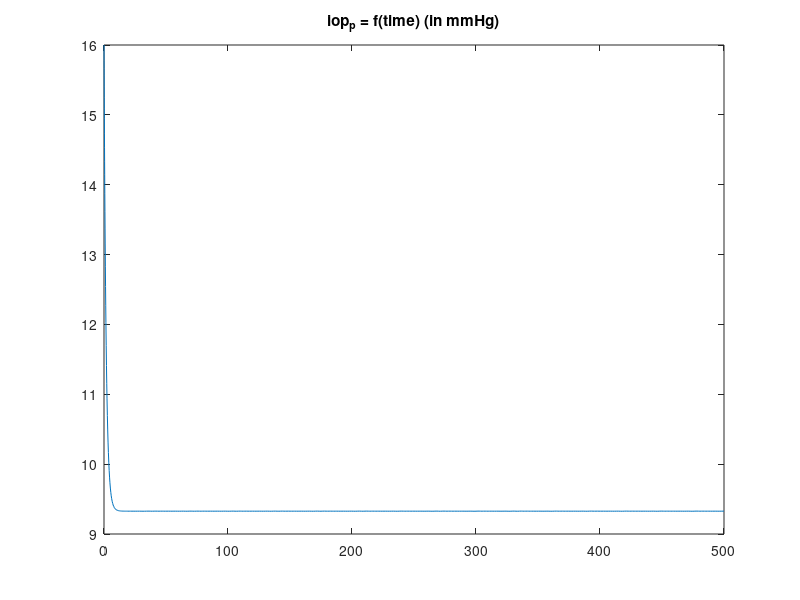
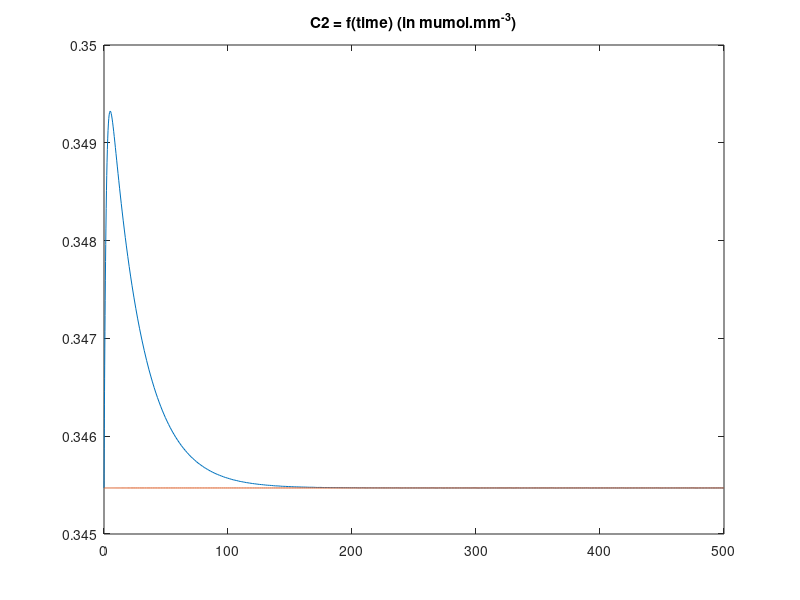
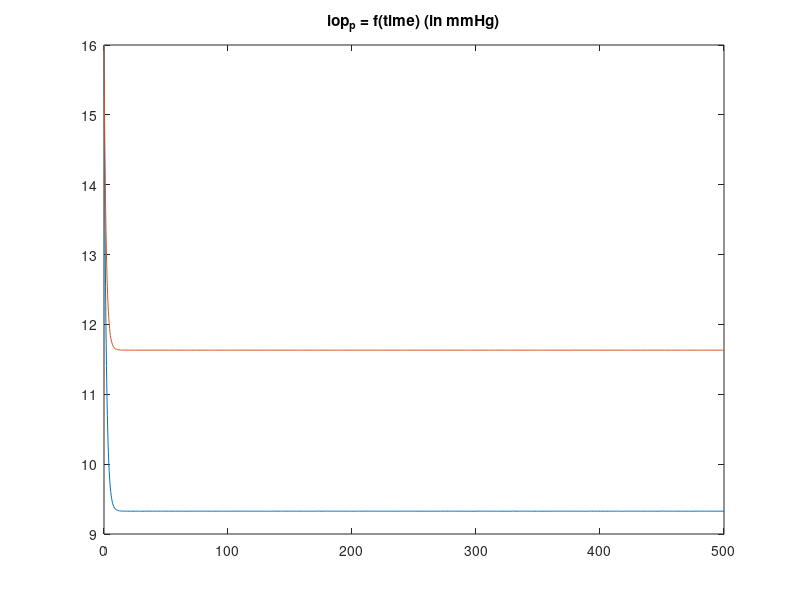
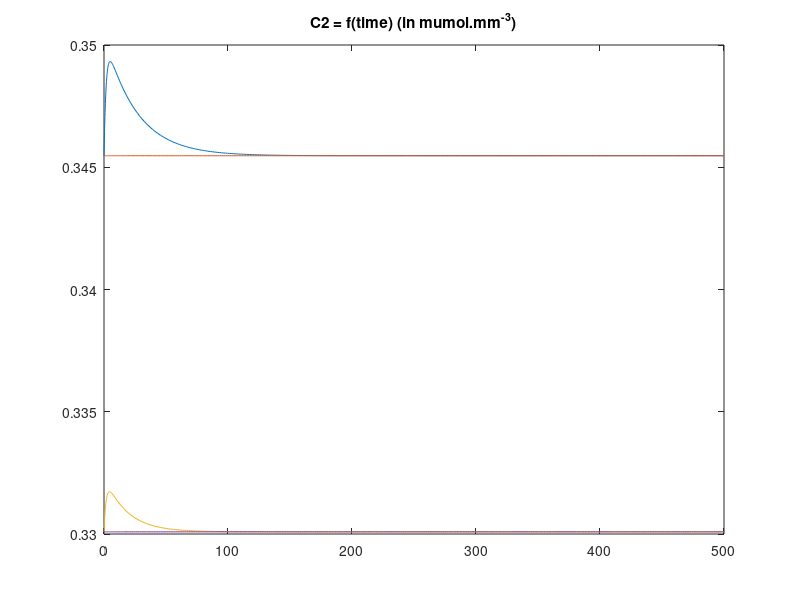

Here is the MATLAB script that generated these plots, in order:
% -*- mode: octave -*-
%pkg load odepkg
clear all
close all
%CONSTANTS 
Lp = 0.3;
Sigmap = 1;
Sigmas = 0.032; % [-0.02;0.2]
DeltaPi_s = -400; %mmHg
DeltaPi_p = 25; % mmHg

%rho=8.31*300/133.322; % gaz constant * body temperature (K)
%rho = (2494.19/133.322)%mmHg*m^3.mol^-1
rho = (2494.19/133.322)*1e3%mmHg*mm^3.mumol^-1

J =  0.04%-0.18 %mumol.min-1

p_a = 26.6; % 30-35%normal : 31.1, hyper : 35.5, hypo : 26.6

p_e = 4; % 4-8 mm Hg
alpha = 1; % mm^3/mm Hg

R=3.5; % 2.5 - 5 mmHg min mm^-3

Vstar=20;%mm^3 

%C1=314.04; %mumol/mL
C1 = 314.01*1e-3 ; %mumol/mm-3


%labels (for plots)
label = ['LBP','NBP','HBP']
label2 = ['C2 LBP','C2 NBP','C2 HBP']
label3 = ['C2cst LBP','C2cst NBP','C2cst HBP']
%some values used for plots
lab = 1
lab2 = 1
lab3 = 1
i = 1
j = 1

% LOOP IN ARTERIAL PRESSURE
for p_a = [26.6,31.1,35.5]

%equilibrium solutions
f0 = Lp*(p_a-DeltaPi_p-Sigmas*DeltaPi_s);
A1 = (f0+p_e/R)/alpha;
A2 = (Lp+1/R)/alpha;
B1 = J/Vstar + f0*C1*(1-Sigmas)/(2*Vstar);
B2 = f0*(1+Sigmas)/(2*Vstar)
B3 = Lp*C1*(1-Sigmas)/(2*Vstar);
B4 = Lp*(1+Sigmas)/(2*Vstar)

pbar = A1/A2;

D1 = B1-B3*pbar;
D2 = B2 - B4*pbar;

C2bar = D1/D2;

%initial value of C2
C2init = C2bar;%C1-DeltaPi_s/rho

  %initialisation of the equation [p, C2] = [vy(1),vy(2)]
  fvdb = @(vt,vy) [A1-A2*vy(1); B1 - B2*vy(2) - B3*vy(1)+B4*vy(1)*vy(2)];
  %comparison with psteady here computed
  psteady = pbar;%(R*Lp*(p_a-DeltaPi_p-Sigmas*DeltaPi_s)+p_e)/(R*Lp+1)
  %option of ode 
  vopt = odeset ('RelTol', 1e-8, 'AbsTol', 1e-3,'NormControl', 'on');
				%vopt = odeset ("RelTol", 1e-3, "AbsTol", 1e-3,"NormControl", "on", "OutputFcn");
  %call to ode computation function
  [t,y] = ode45(fvdb,[0,500], [16 C2init], vopt);
  %fetching iop_p & C2
  iop_p = y(:,1);
  C2  = y(:,2);
  %%%%% Computing C2 constant from iop_p at the end
  length(t)
  pfin=iop_p(80) %basically equal to psteady
  cfin = C2(85)
  Fhstar = Lp*(p_a-pfin-DeltaPi_p-Sigmas*DeltaPi_s)
  C2st = C2bar;% [2 / (1+Sigmas)] * [ J/Fhstar + (1-Sigmas) * C1/2]

  %%%%%
  %plot iop_p
  figure(1);
  plot(t,iop_p)
  %plot(t,iop_p,['@',int2str(i),int2str(j),strcat(';',label(lab:lab+2),';')]);
  title('iop_p = f(time) (in mmHg)');
  print iop_p_time.pdf;
  hold on;

  %plot C2 and C2 "steady"
  figure(2);
  plot(t,C2)
  %plot(t,C2,['@',int2str(i),int2str(j),strcat(';',label2(lab2:lab2+5),';')]);
  hold on
  plot(t, C2st*ones(1,length(t)))%,['-',int2str(j),strcat(';',label3(lab3:lab3+8),';')]);
  title('C2 = f(time) (in mumol.mm^{-3})');
  print C2_time.pdf;
  hold on;

  %variables for labels issue
  i=i+1
  j = j+1
  lab = lab +3
  lab2= lab2+6
  lab3= lab3+9
end


hold off;
